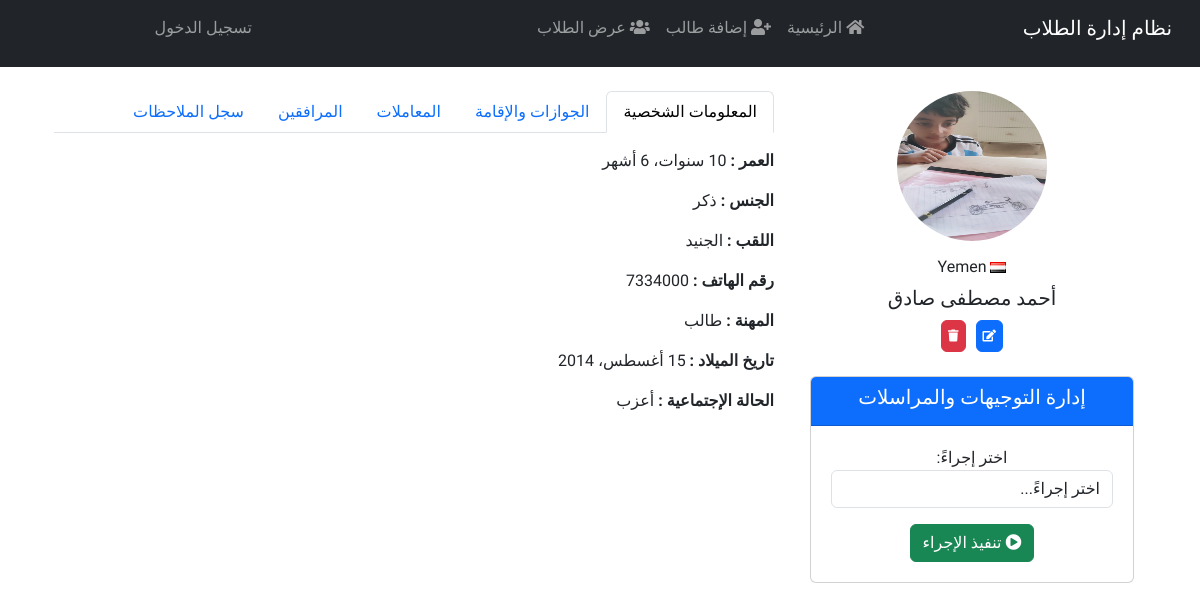
Before: /student/18/ with the older database file.
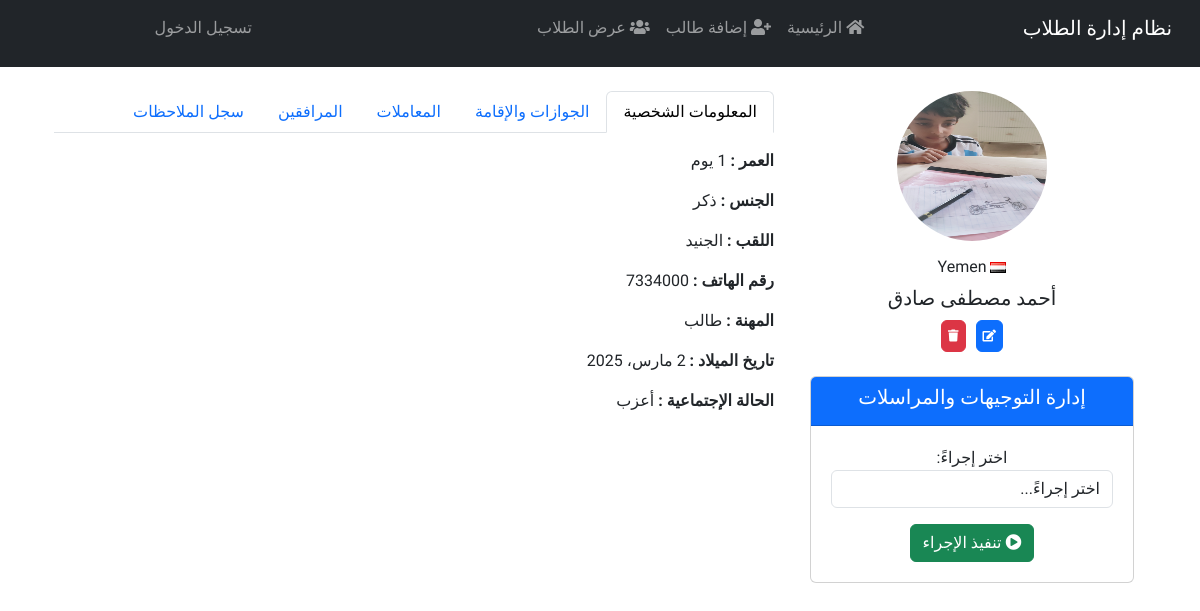
After: the same page with the newer database file.
### students/models.py (models this page shows, shortened)
class Student(models.Model):
    GENDER_CHOICES = [
        ('M', 'ذكر'),
        ('F', 'أنثى'),
    ]
    nationality = CountryField(verbose_name="الجنسية")  # استخدام CountryField
    MARITAL_STATUS_CHOICES = [
        ('single', 'أعزب'),
        ('married', 'متزوج'),
        ('divorced', 'مطلق'),
        ('widowed', 'أرمل'),
    ]
    first_name = models.CharField(max_length=100, verbose_name="الاسم الأول")
    last_name = models.CharField(max_length=100, verbose_name="اللقب")
    birth_date = models.DateField(verbose_name="تاريخ الميلاد")
    gender = models.CharField(max_length=1, choices=GENDER_CHOICES, verbose_name="الجنس")
    image = models.ImageField(upload_to='students_images/', blank=True, null=True, verbose_name="صورة الطالب")
    nationality = CountryField(verbose_name="الجنسية")
    job = models.CharField(max_length=100, verbose_name="الوظيفة", blank=True, null=True)
    marital_status = models.CharField(max_length=10, choices=MARITAL_STATUS_CHOICES, verbose_name="الحالة الاجتماعية")
    passport_number = models.CharField(max_length=50, blank=True, null=True, verbose_name="رقم الجواز")
    registration_number = models.CharField(max_length=50, blank=True, null=True, verbose_name="رقم التسجيل")
    place_of_issue = models.CharField(max_length=100, blank=True, null=True, verbose_name="مكان الإصدار")
    purpose = models.CharField(max_length=100, blank=True, null=True, verbose_name="الغرض")
    registration_place = models.CharField(max_length=100, blank=True, null=True, verbose_name="مكان التسجيل")
    visa_number = models.CharField(max_length=50, blank=True, null=True, verbose_name="رقم التأشيرة")
    date_of_issued = models.DateField(blank=True, null=True, verbose_name="تاريخ الإصدار")
    port_name = models.CharField(max_length=100, blank=True, null=True, verbose_name="اسم الميناء")
    date_of_registration = models.DateField(blank=True, null=True, verbose_name="تاريخ التسجيل")
    place_of_issued_residence = models.CharField(max_length=100, blank=True, null=True, verbose_name="مكان إصدار الإقامة")
    residence_number = models.CharField(max_length=50, blank=True, null=True, verbose_name="رقم الإقامة")
    residence_issue_place = models.CharField(max_length=100, blank=True, null=True, verbose_name="مكان إصدار الإقامة")
    residence_issued_date = models.DateField(blank=True, null=True, verbose_name="تاريخ إصدار الإقامة")
    residence_end_date = models.DateField(blank=True, null=True, verbose_name="تاريخ انتهاء الإقامة")
    reference_number = models.CharField(max_length=50, blank=True, null=True, verbose_name="الرقم المرجعي")
    entry_date = models.DateField(blank=True, null=True, verbose_name="تاريخ الدخول")
    end_date = models.DateField(blank=True, null=True, verbose_name="تاريخ المغادرة")
    registration_date = models.DateField(blank=True, null=True, verbose_name="تاريخ التسجيل")
    end_registration_date = models.DateField(blank=True, null=True, verbose_name="تاريخ انتهاء التسجيل")
    type_of_services = models.CharField(max_length=100, blank=True, null=True, verbose_name="نوع الخدمات")
    issuing_authority = models.CharField(max_length=100, blank=True, null=True, verbose_name="الجهة المصدرة")
    phone_number = models.CharField(max_length=20, blank=True, null=True, verbose_name="رقم الهاتف")
    companion_name = models.CharField(max_length=100, blank=True, null=True, verbose_name="اسم المرافق")
    companion_nationality = models.CharField(max_length=100, blank=True, null=True, verbose_name="جنسية المرافق")
    companion_relationship = models.CharField(max_length=100, blank=True, null=True, verbose_name="صلة القرابة")
    companion_passport_number = models.CharField(max_length=50, blank=True, null=True, verbose_name="رقم جواز المرافق")
    companion_residence_number = models.CharField(max_length=50, blank=True, null=True, verbose_name="رقم إقامة المرافق")
    companion_residence_end_date = models.DateField(blank=True, null=True, verbose_name="تاريخ انتهاء إقامة المرافق")
    note = models.TextField(blank=True, null=True, verbose_name="ملاحظة")

### students/views.py (the view)
# urls.py: path('student/<int:student_id>/', views.student_detail, name='student_detail'),
def student_detail(request, student_id):
    student = get_object_or_404(Student, id=student_id)
    return render(request, 'students/student_detail.html', {'student': student})

### students/templates/students/student_detail.html (shortened to what the changed rows need)
{% extends "students/base.html" %}
{% load static %}
{% block content %}
<!DOCTYPE html>
<html lang="ar">
<head>
    <link rel="stylesheet" type="text/css" href="{% static 'css/styles.css' %}">
</head>
<body>
    <div class="container mt-4">
    <div class="row">
        <div class="col-md-4 text-center">
            {% if student.image and student.image.url %}
                <img src="{{ student.image.url }}" class="rounded-circle img-fluid" alt="صورة الطالب" style="width: 150px; height: 150px;">
            {% else %}
                <img src="{% static 'students/default.png' %}" class="rounded-circle img-fluid" alt="صورة افتراضية" style="width: 150px; height: 150px;">
            {% endif %}
            <h6 class="st-na">
                <img src="{% static 'flags/' %}{{ student.nationality.code|lower }}.gif" alt="{{ student.nationality.name }}">
                {{ student.nationality.name }}
            </h6>
            <h5 class="mt-5 st-name">{{ student.first_name }}</h5>
            <div class="student-actions">
                <a href="{% url 'student_edit' student.id %}" class="btn btn-primary">
                </a>
                <form action="{% url 'delete_student' student.id %}" method="post" class="delete-form">
                </form>
            </div>
            <div class="container mt-4">
                <div class="card">
                </div>
            </div>
        </div>
        <div class="col-md-8">
            <div class="tab-content mt-3">
                <div class="tab-pane fade show active" id="personal">
                    <p><strong>العمر : </strong> {{ student.birth_date|timesince }}</p>
                    <p><strong>الجنس : </strong> {{ student.get_gender_display }}</p>
                    <p><strong>اللقب :  </strong> {{ student.last_name }}</p>
                    <p><strong>رقم الهاتف : </strong> {{ student.phone_number }}</p>
                    <p><strong> المهنة : </strong> {{ student.job }}</p>
                    <p><strong>تاريخ الميلاد : </strong> {{ student.birth_date }}</p>
                    <p><strong> الحالة الإجتماعية : </strong> {{ student.get_marital_status_display }}</p>
                </div>
            </div>
        </div>
    </div>
    </div>
</body>
{% endblock %}

Changed rows visible on the page:
changed Student "أحمد مصطفى صادق": birth_date "10 سنوات، 6 أشهر" → "1 يوم"; birth_date "15 أغسطس، 2014" → "2 مارس، 2025"
